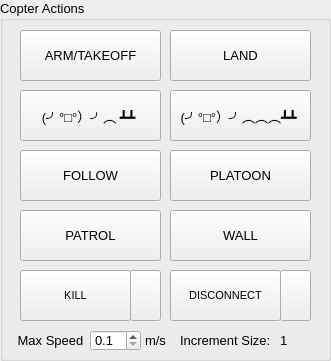
   <widget class="QGroupBox" name="groupCopterActions">
    <property name="geometry">
     <rect>
      <x>1410</x>
      <y>600</y>
      <width>331</width>
      <height>361</height>
     </rect>
    </property>
    <property name="font">
     <font>
      <pointsize>10</pointsize>
     </font>
    </property>
    <property name="title">
     <string>Copter Actions</string>
    </property>
    <widget class="QPushButton" name="pbtnARM">
     <property name="geometry">
      <rect>
       <x>20</x>
       <y>30</y>
       <width>141</width>
       <height>51</height>
      </rect>
     </property>
     <property name="font">
      <font>
       <pointsize>10</pointsize>
      </font>
     </property>
     <property name="cursor">
      <cursorShape>PointingHandCursor</cursorShape>
     </property>
     <property name="text">
      <string>ARM/TAKEOFF</string>
     </property>
    </widget>
    <widget class="QPushButton" name="pbtnLAND">
     <property name="geometry">
      <rect>
       <x>170</x>
       <y>30</y>
       <width>141</width>
       <height>51</height>
      </rect>
     </property>
     <property name="font">
      <font>
       <pointsize>10</pointsize>
      </font>
     </property>
     <property name="cursor">
      <cursorShape>PointingHandCursor</cursorShape>
     </property>
     <property name="text">
      <string>LAND</string>
     </property>
    </widget>
    <widget class="QPushButton" name="pbtnDISCONNECT">
     <property name="geometry">
      <rect>
       <x>170</x>
       <y>270</y>
       <width>111</width>
       <height>51</height>
      </rect>
     </property>
     <property name="font">
      <font>
       <pointsize>8</pointsize>
      </font>
     </property>
     <property name="cursor">
      <cursorShape>PointingHandCursor</cursorShape>
     </property>
     <property name="text">
      <string>DISCONNECT</string>
     </property>
    </widget>
    <widget class="QPushButton" name="pbtnKILL_CONFIRM">
     <property name="geometry">
      <rect>
       <x>130</x>
       <y>270</y>
       <width>31</width>
       <height>51</height>
      </rect>
     </property>
     <property name="cursor">
      <cursorShape>PointingHandCursor</cursorShape>
     </property>
     <property name="text">
      <string/>
     </property>
     <property name="checkable">
      <bool>false</bool>
     </property>
    </widget>
    <widget class="QPushButton" name="pbtnKILL">
     <property name="geometry">
      <rect>
       <x>20</x>
       <y>270</y>
       <width>111</width>
       <height>51</height>
      </rect>
     </property>
     <property name="font">
      <font>
       <pointsize>8</pointsize>
      </font>
     </property>
     <property name="cursor">
      <cursorShape>PointingHandCursor</cursorShape>
     </property>
     <property name="text">
      <string>KILL</string>
     </property>
     <property name="checkable">
      <bool>false</bool>
     </property>
    </widget>
    <widget class="QDoubleSpinBox" name="copterSpeed">
     <property name="geometry">
      <rect>
       <x>90</x>
       <y>330</y>
       <width>51</width>
       <height>21</height>
      </rect>
     </property>
     <property name="font">
      <font>
       <pointsize>10</pointsize>
      </font>
     </property>
     <property name="buttonSymbols">
      <enum>QAbstractSpinBox::UpDownArrows</enum>
     </property>
     <property name="decimals">
      <number>1</number>
     </property>
     <property name="minimum">
      <double>0.100000000000000</double>
     </property>
     <property name="maximum">
      <double>5.000000000000000</double>
     </property>
     <property name="singleStep">
      <double>0.100000000000000</double>
     </property>
     <property name="value">
      <double>0.100000000000000</double>
     </property>
    </widget>
    <widget class="QLabel" name="labelMaxSpeed">
     <property name="geometry">
      <rect>
       <x>10</x>
       <y>330</y>
       <width>81</width>
       <height>20</height>
      </rect>
     </property>
     <property name="font">
      <font>
       <pointsize>10</pointsize>
      </font>
     </property>
     <property name="text">
      <string>Max Speed</string>
     </property>
     <property name="alignment">
      <set>Qt::AlignCenter</set>
     </property>
    </widget>
    <widget class="QLabel" name="labelMaxSpeed_2">
     <property name="geometry">
      <rect>
       <x>140</x>
       <y>330</y>
       <width>31</width>
       <height>21</height>
      </rect>
     </property>
     <property name="font">
      <font>
       <pointsize>10</pointsize>
      </font>
     </property>
     <property name="text">
      <string>m/s</string>
     </property>
     <property name="alignment">
      <set>Qt::AlignCenter</set>
     </property>
    </widget>
    <widget class="QPushButton" name="pbtnDISCONNECT_CONFIRM">
     <property name="geometry">
      <rect>
       <x>280</x>
       <y>270</y>
       <width>31</width>
       <height>51</height>
      </rect>
     </property>
     <property name="font">
      <font>
       <pointsize>10</pointsize>
      </font>
     </property>
     <property name="cursor">
      <cursorShape>PointingHandCursor</cursorShape>
     </property>
     <property name="text">
      <string/>
     </property>
    </widget>
    <widget class="QLabel" name="labelIncrementSpeed">
     <property name="geometry">
      <rect>
       <x>180</x>
       <y>330</y>
       <width>91</width>
       <height>20</height>
      </rect>
     </property>
     <property name="font">
      <font>
       <pointsize>10</pointsize>
      </font>
     </property>
     <property name="text">
      <string>Increment Size:</string>
     </property>
     <property name="alignment">
      <set>Qt::AlignLeading|Qt::AlignLeft|Qt::AlignVCenter</set>
     </property>
    </widget>
    <widget class="QLabel" name="labelIncrementSpeedVALUE">
     <property name="geometry">
      <rect>
       <x>280</x>
       <y>330</y>
       <width>41</width>
       <height>20</height>
      </rect>
     </property>
     <property name="font">
      <font>
       <pointsize>10</pointsize>
      </font>
     </property>
     <property name="text">
      <string>1</string>
     </property>
     <property name="alignment">
      <set>Qt::AlignLeading|Qt::AlignLeft|Qt::AlignVCenter</set>
     </property>
    </widget>
    <widget class="QPushButton" name="pbtnFLIP">
     <property name="geometry">
      <rect>
       <x>20</x>
       <y>90</y>
       <width>141</width>
       <height>51</height>
      </rect>
     </property>
     <property name="font">
      <font>
       <pointsize>10</pointsize>
       <weight>50</weight>
       <italic>false</italic>
       <bold>false</bold>
      </font>
     </property>
     <property name="cursor">
      <cursorShape>PointingHandCursor</cursorShape>
     </property>
     <property name="text">
      <string>(╯°□°）╯︵ ┻┻ </string>
     </property>
    </widget>
    <widget class="QPushButton" name="pbtnLOB">
     <property name="geometry">
      <rect>
       <x>170</x>
       <y>90</y>
       <width>141</width>
       <height>51</height>
      </rect>
     </property>
     <property name="font">
      <font>
       <pointsize>10</pointsize>
       <weight>50</weight>
       <italic>false</italic>
       <bold>false</bold>
      </font>
     </property>
     <property name="cursor">
      <cursorShape>PointingHandCursor</cursorShape>
     </property>
     <property name="text">
      <string>(╯°□°）╯︵︵︵┻┻ </string>
     </property>
    </widget>
    <widget class="QPushButton" name="pbtnFOLLOW">
     <property name="geometry">
      <rect>
       <x>20</x>
       <y>150</y>
       <width>141</width>
       <height>51</height>
      </rect>
     </property>
     <property name="font">
      <font>
       <pointsize>10</pointsize>
      </font>
     </property>
     <property name="cursor">
      <cursorShape>PointingHandCursor</cursorShape>
     </property>
     <property name="text">
      <string>FOLLOW</string>
     </property>
    </widget>
    <widget class="QPushButton" name="pbtnPLATOON">
     <property name="geometry">
      <rect>
       <x>170</x>
       <y>150</y>
       <width>141</width>
       <height>51</height>
      </rect>
     </property>
     <property name="font">
      <font>
       <pointsize>10</pointsize>
      </font>
     </property>
     <property name="cursor">
      <cursorShape>PointingHandCursor</cursorShape>
     </property>
     <property name="text">
      <string>PLATOON</string>
     </property>
    </widget>
    <widget class="QPushButton" name="pbtnPATROL">
     <property name="geometry">
      <rect>
       <x>20</x>
       <y>210</y>
       <width>141</width>
       <height>51</height>
      </rect>
     </property>
     <property name="font">
      <font>
       <pointsize>10</pointsize>
      </font>
     </property>
     <property name="cursor">
      <cursorShape>PointingHandCursor</cursorShape>
     </property>
     <property name="text">
      <string>PATROL</string>
     </property>
    </widget>
    <widget class="QPushButton" name="pbtnWALL">
     <property name="geometry">
      <rect>
       <x>170</x>
       <y>210</y>
       <width>141</width>
       <height>51</height>
      </rect>
     </property>
     <property name="font">
      <font>
       <pointsize>10</pointsize>
      </font>
     </property>
     <property name="cursor">
      <cursorShape>PointingHandCursor</cursorShape>
     </property>
     <property name="text">
      <string>WALL</string>
     </property>
    </widget>
   </widget>
